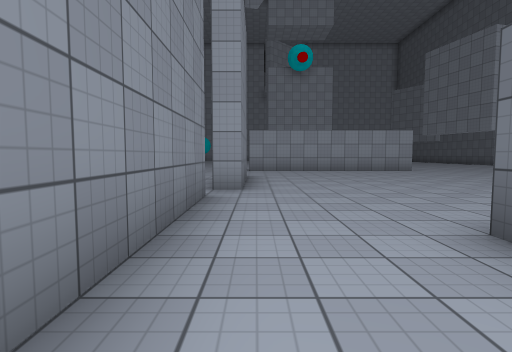
View 1 (above)

24 first-person views from a walk through a scene from a Unity 3-D project. The camera is 1.2 m above the floor, tilts 4° down and sees 80° across. The floor is counted in squares, 2 m on a side. Each view is taken from the middle of a square. On the plan, view 1 faces up. The plan holds only what a view shows up to about 9 squares ahead; the rest is blank. The place goes on beyond the plan. The player character is not drawn. Surface patterns are stand-ins for the level's own textures.

View 2
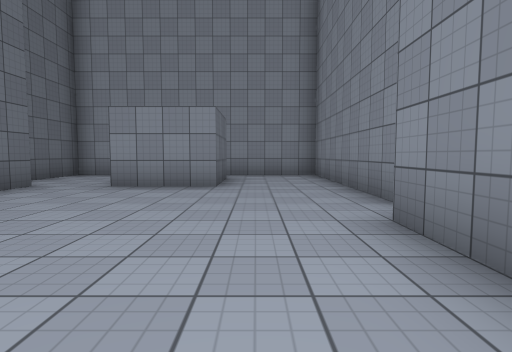

View 3
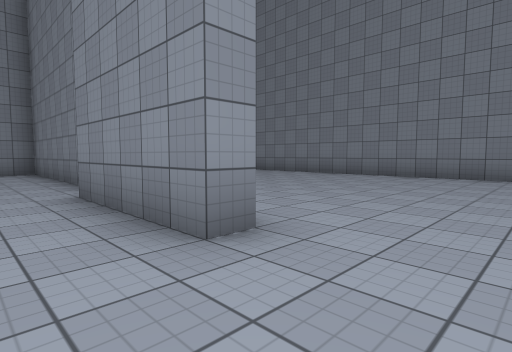

View 4
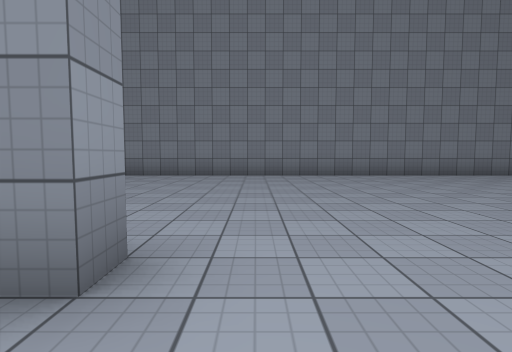

View 5
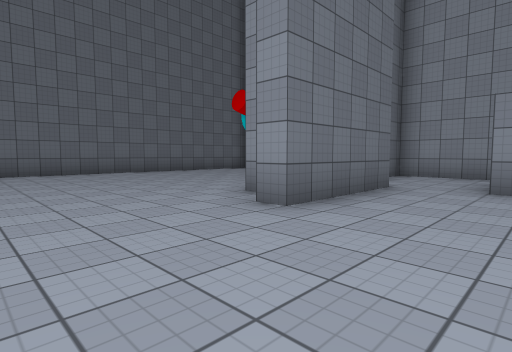

View 6
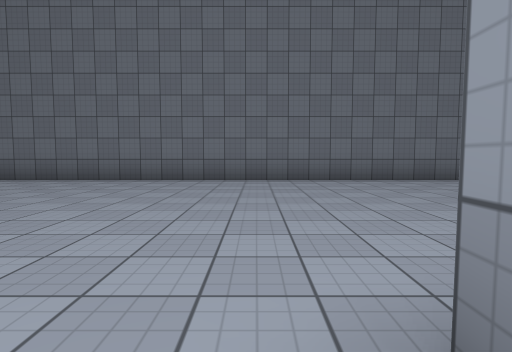

View 7
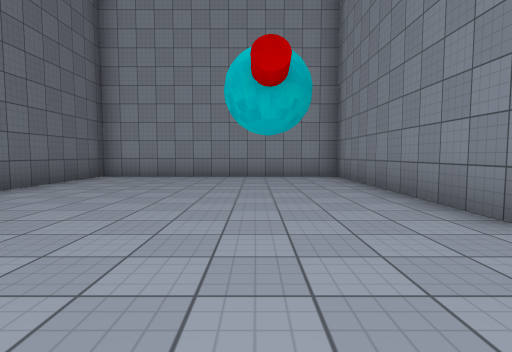

View 8
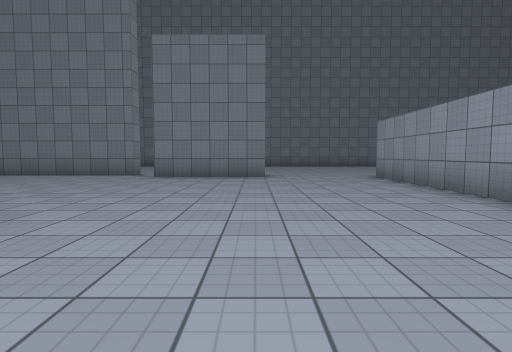

View 9
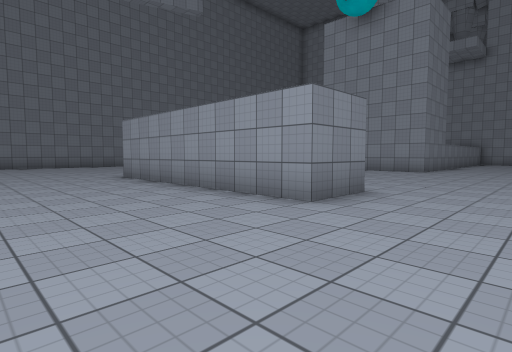

View 10
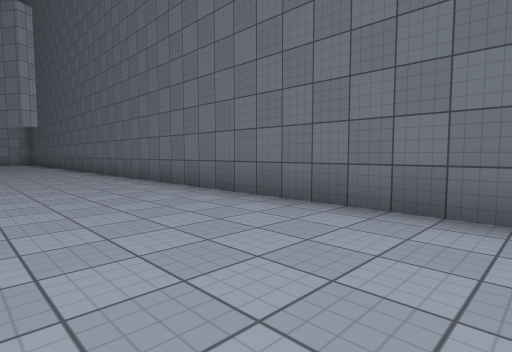

View 11
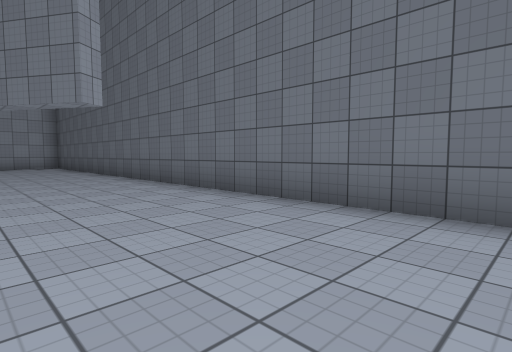

View 12
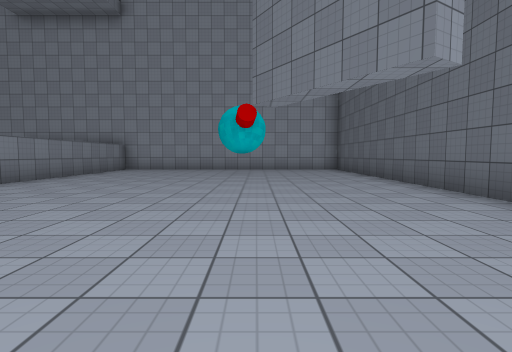

View 13
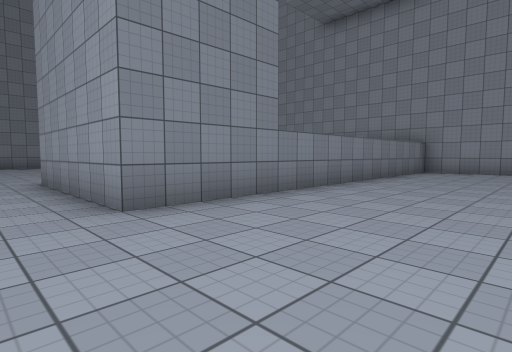

View 14
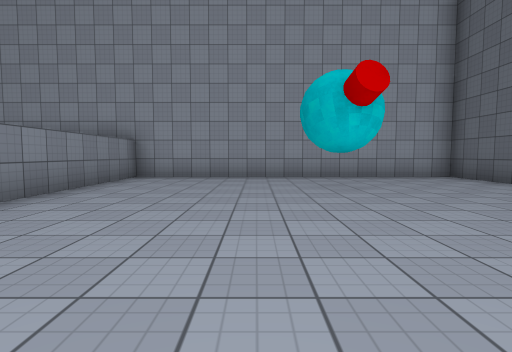

View 15
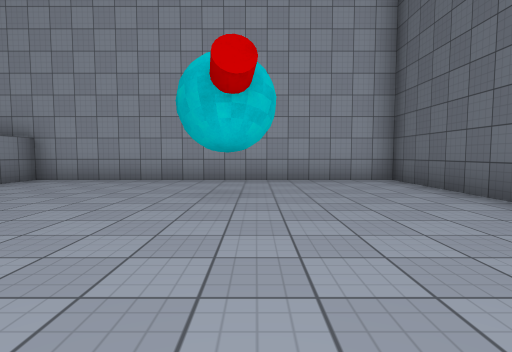

View 16
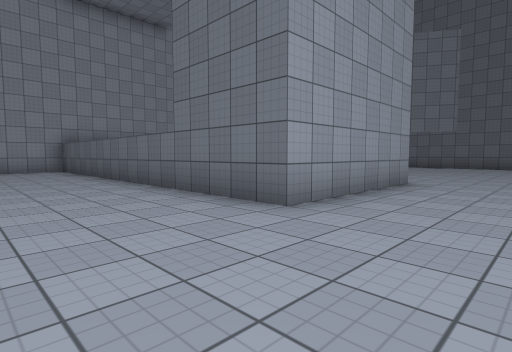

View 17
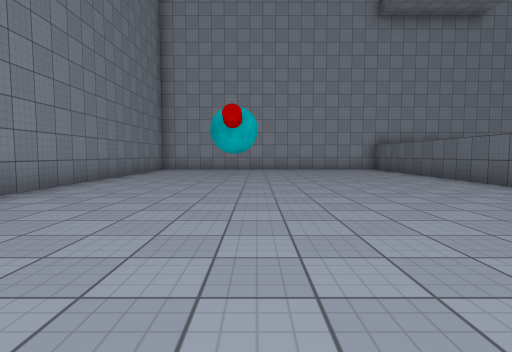

View 18
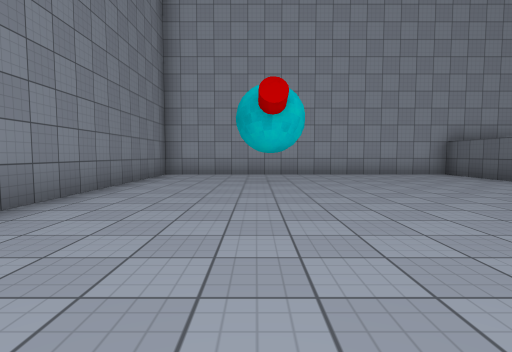

View 19
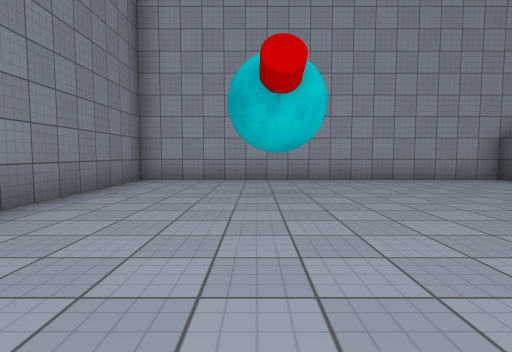

View 20
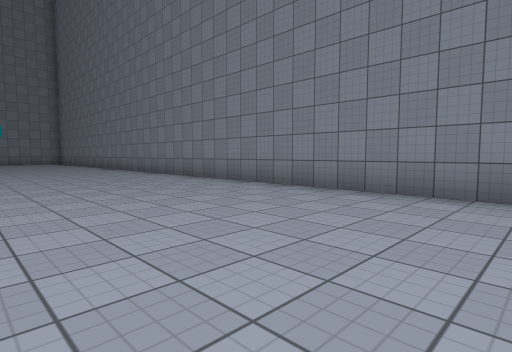

View 21
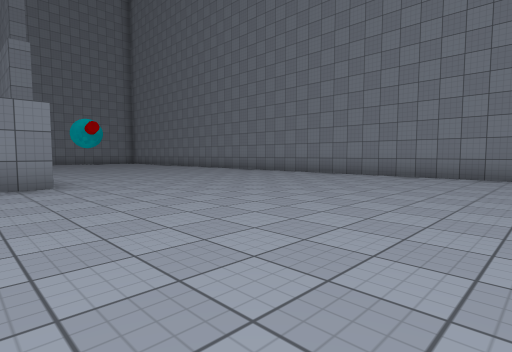

View 22
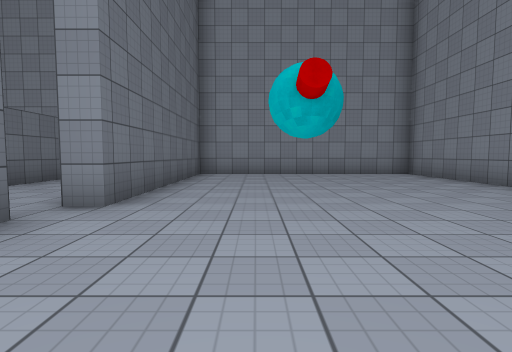

View 23
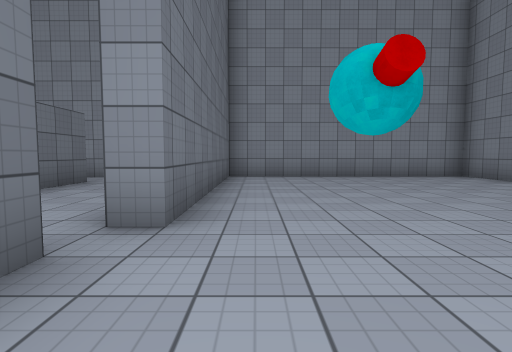

View 24
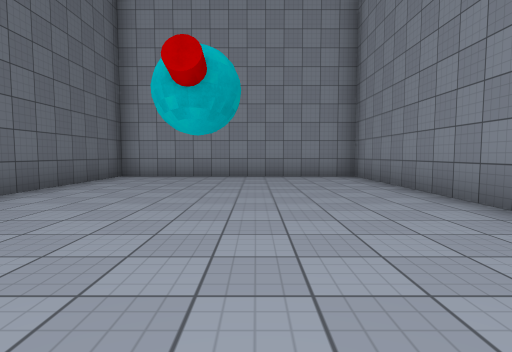

### Floor plan
Points are (right, up) in squares from view 1. A wall is a line through its corners. A room is listed if a view was taken in it or the views show most of it. See-through windows are left out.
Room 1 (view 1)
walls: (-0.7, 0.5) (-0.7, -1) (2.5, -1)
ways out: opening at (0.5, 1.5) to room 2; opening at (2.5, 0) to room 3
Room 2 (views 2, 3, 4, 5, 6, 7, 8, 9, 10, 11, 12, 13, 14, 15, 16, 17, 18, 19, 20, 21, 22, 23, 24)
walls: (5.8, 12.9) (5.8, 11.3) (-0.2, 11.3); (-0.4, 12.8) (0.5, 12.8); (-0.8, 8.2) (-0.3, 8.2) (-0.3, 5.2) (-0.8, 5.2) (-0.8, 5.6); (6.7, 4.4) (6.7, -1.5) (13.3, -1.5) (13.3, 29.2) (4.8, 29.2) (4.8, 19.2) (0.8, 19.2) (0.8, 29.2) (-7.8, 29.2) (-7.8, 21.4); (5.2, 2.2) (5.2, 5.2) (5.8, 5.2); (-7.8, 19.6) (-7.8, 5.2); (1.7, 0.2) (1.7, 2.2) (3.8, 2.2); (-7.8, 3.8) (-7.8, -1.5) (-1.3, -1.5) (-1.3, 4.5) (-0.7, 4.5) (-0.7, 0.5)
ways out: opening at (0.5, 1.5) to room 1; opening at (4, 1.5) to room 3
objects: other object (-5, 27)
Room 3 (no view inside)
walls: (4.1, -1) (6.2, -1) (6.2, 1)
ways out: opening at (2.5, 0) to room 1; opening at (4, 1.5) to room 2

Where each view was taken, in squares from view 1:
view 1: 0 up, 0 right, facing up
view 2: 8 up, 1 right, facing down
view 3: 10 up, 1 right, facing down-left
view 4: 9 up, 1 right, facing left
view 5: 8 up, 3 right, facing down-right
view 6: 5 up, 6 right, facing right
view 7: 7 up, 9 right, facing down
view 8: 8 up, 8 right, facing left
view 9: 8 up, 8 right, facing up-left
view 10: 8 up, 10 right, facing up-right
view 11: 14 up, 10 right, facing up-right
view 12: 17 up, 10 right, facing up
view 13: 18 up, 8 right, facing up-left
view 14: 21 up, 8 right, facing up
view 15: 22 up, 10 right, facing up
view 16: 17 up, 2 left, facing up-right
view 17: 17 up, 4 left, facing up
view 18: 20 up, 5 left, facing up
view 19: 22 up, 5 left, facing up
view 20: 20 up, 3 left, facing down-left
view 21: 19 up, 1 right, facing down-left
view 22: 8 up, 3 left, facing down
view 23: 7 up, 2 left, facing down
view 24: 7 up, 5 left, facing down
